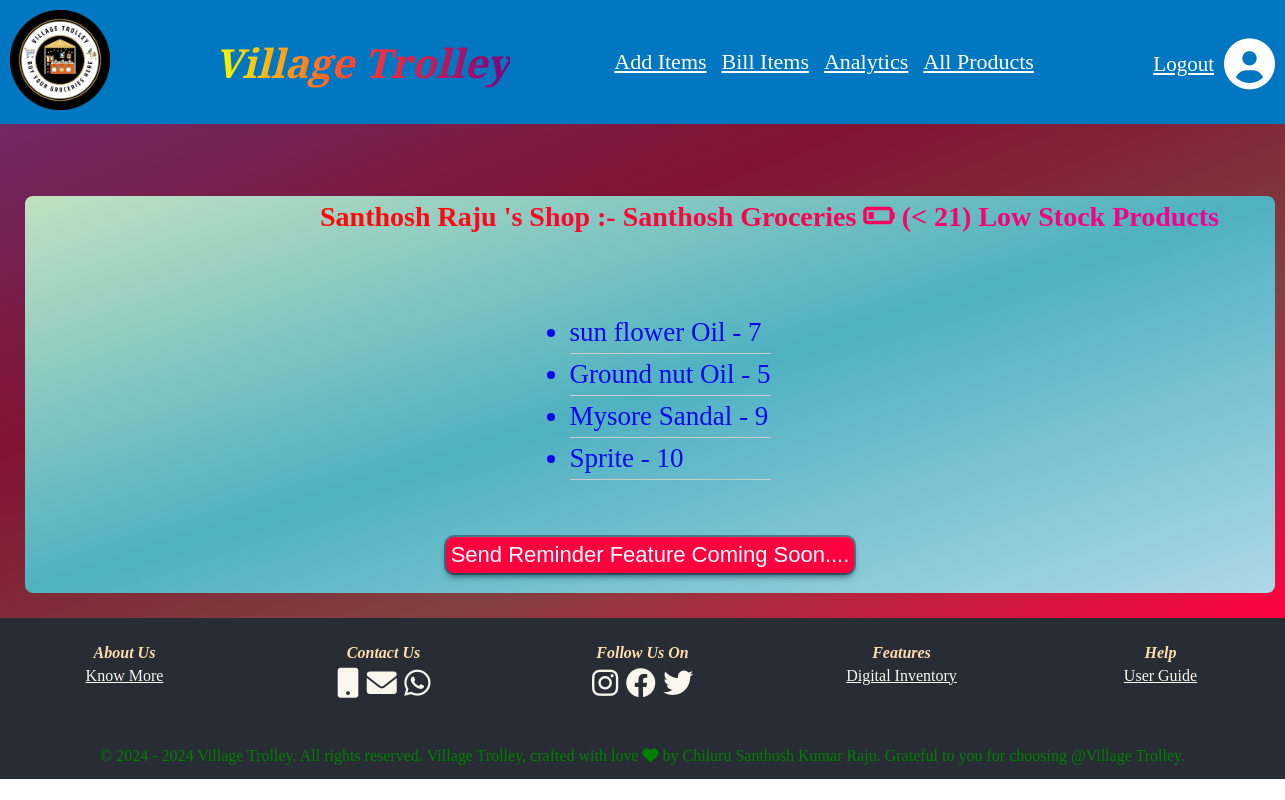
Screenshot of /low_stock_products/7/ with the database file from the repository.
### shop_owner_add_items_app/models.py (models this page shows, shortened)
class shop_owner_add_items(models.Model):
     shop_user_name = models.ForeignKey(shop_owner_registration_model, on_delete=models.CASCADE)
     product_name = models.CharField(max_length=500,null=True)
     product_buying_price = models.IntegerField(null=True)
     product_selling_price = models.IntegerField(null=True)
     product_qunatity = models.IntegerField(null=True)
     product_storage_place = models.CharField(max_length=50,null=True)

### shop_owner_shop_low_stock_products/views.py (the view)
# urls.py: path('low_stock_products/<int:shop_owner_id>/', views.low_stock_products, name='low_stock_products'),
def low_stock_products(request, shop_owner_id):
    shop_user_name = get_object_or_404(shop_owner_registration_model, pk=shop_owner_id)
    low_stock_items = shop_owner_add_items.objects.filter(
        shop_user_name=shop_user_name,
        product_qunatity__lt=21
    )
    context = {
        'shop_owner': shop_user_name,
        'shop_owner_id': shop_owner_id,
        'shop_owner_first_name': shop_user_name.shop_owner_first_name,
        'shop_owner_last_name': shop_user_name.shop_owner_last_name,
        'shop_owner_shop_name': shop_user_name.shop_owner_shop_name,
        'low_stock_items': low_stock_items,
    }
    return render(request, 'lowstockproducts.html',context)

### templates/lowstockproducts.html
{% extends "base.html" %}
{% load static %}
{% block css %}
    <link rel="stylesheet" href="{% static 'lowstockproducts.css' %}">
    <link rel="stylesheet" href="https://cdnjs.cloudflare.com/ajax/libs/font-awesome/6.0.0-beta3/css/all.min.css">
{% endblock css%}
{% block content %}
<section class="lowstockproducts">
    <div class="lowstockbox">
      <h5 class="lowstockhead"> {{ shop_owner_first_name }} {{ shop_owner_last_name }} 's Shop :- {{ shop_owner_shop_name }}  <i class="fa-solid fa-battery-quarter"></i> (< 21) Low Stock Products</h5>
      <div class="lowstocklist">
            {% if low_stock_items %}
        <ul>
            {% for item in low_stock_items %}
                <li class="product-row">
                    {{ item.product_name }} - {{ item.product_qunatity }}
                </li>
            {% endfor %}
        </ul>
    {% else %}
        <p>No low stock items.</p>
    {% endif %}
          <button class="lowstkbut">Send Reminder Feature Coming Soon....</button>
      </div>
    </div>
 </section>
 {% endblock %}

### static/lowstockproducts.css (style rules this page uses)
.lowstockproducts { padding:25px; height: auto; background: linear-gradient(to bottom right, #702963, #811331,#814141, #FF003F); }
.lowstockbox { width:1250px; height: auto; margin:0 auto; border-radius:8px; background: linear-gradient(to bottom right, #C1E1C1, #4FB1C1, #ADD8E6); }
.lowstockhead { font-size:28px; padding:5px; margin-left:290px; background-image: linear-gradient(to right, #FF0800, #F400A1); -webkit-background-clip: text; background-clip: text; color: transparent; }
.lowstkbut { padding: 5px 5px; background-color: #FF003F; color: white; font-size: 22px; cursor: pointer; border-radius: 8px; transition: background-color 0.3s ease; display: inline-flex; justify-content: center; align-items: center; border: none; outline: none; position: relative; margin:20px; box-shadow: rgba(6, 24, 44, 0.4) 0px 0px 0px 2px, rgba(6, 24, 44, 0.65) 0px 4px 6px -1px, rgba(255, 255, 255, 0.08) 0px 1px 0px inset; }
.lowstkbut::before { position: absolute; top: 0; right: 0; bottom: 0; left: 0; z-index: -1; border-radius: inherit; background-image: linear-gradient(to right, #007FFF, #FF00BF, #FF5733); }
.lowstocklist { font-size: 27px; display: flex; flex-direction: column; align-items: center; gap: 10px; color: rgb(7, 7, 236); }
.product-row { border-bottom: 1px solid #ccc; padding: 5px 0; }

### rows the page displays
shop_owner_add_items: product_name "sun flower Oil", product_qunatity "7"
shop_owner_add_items: product_name "Ground nut Oil", product_qunatity "5"
shop_owner_add_items: product_name "Mysore Sandal", product_qunatity "9"
shop_owner_add_items: product_name "Sprite", product_qunatity "10"
